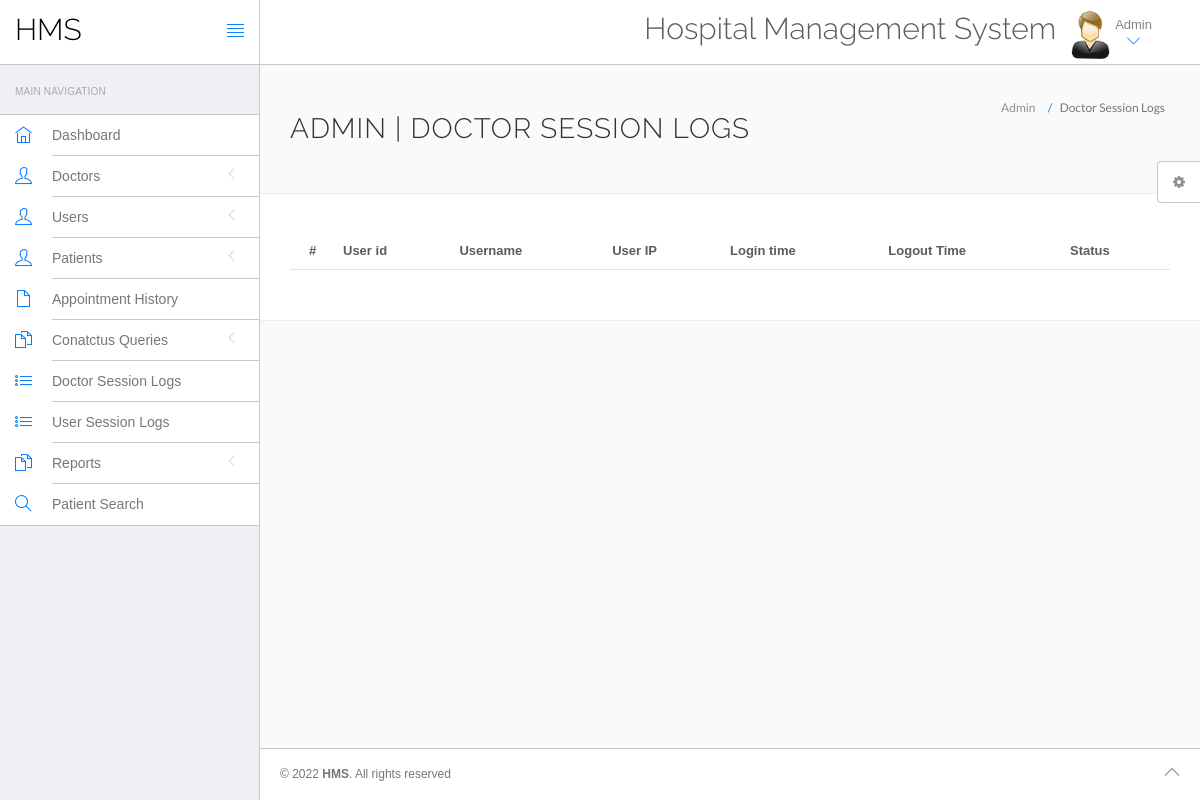
The page /hospital/hms/admin/doctor-logs.php (signed in) on the database as committed earlier.
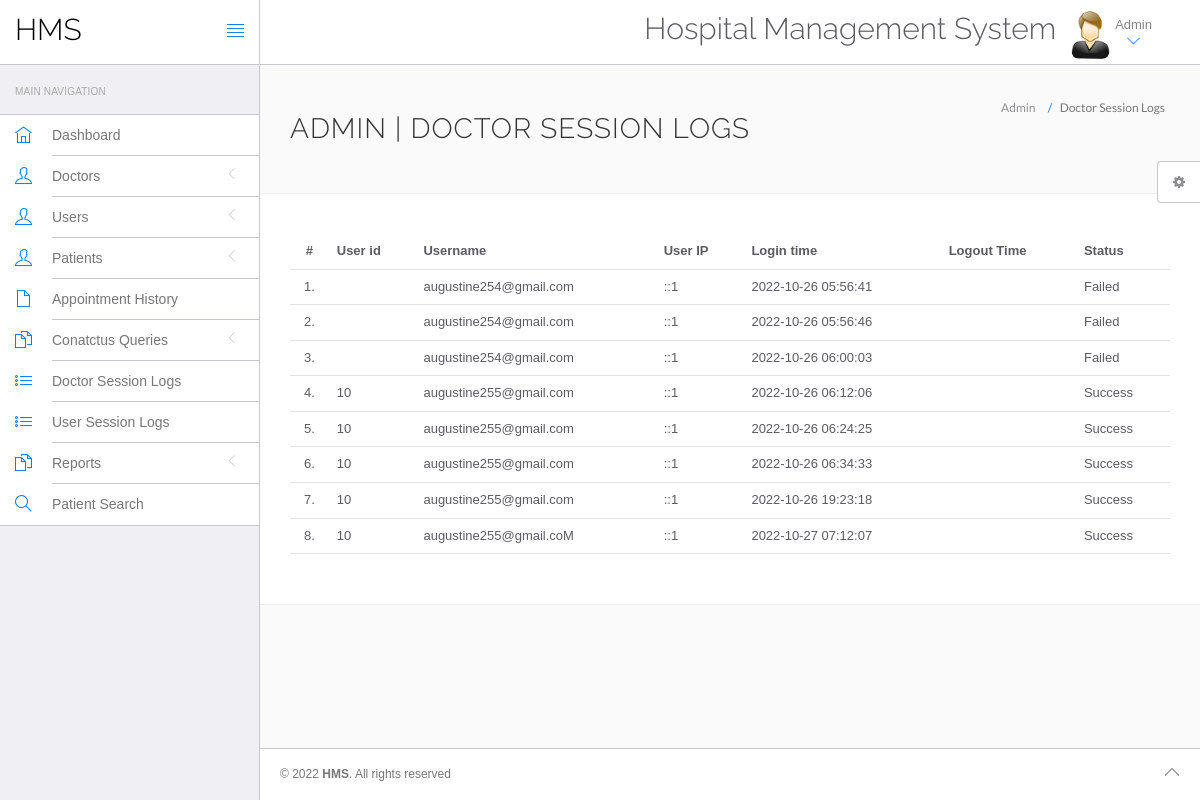
The same page on the database as committed later.
### tables this page shows
CREATE TABLE `doctorslog` (
  `id` int(11) NOT NULL,
  `uid` int(11) DEFAULT NULL,
  `username` varchar(255) DEFAULT NULL,
  `userip` binary(16) DEFAULT NULL,
  `loginTime` timestamp NULL DEFAULT current_timestamp(),
  `logout` varchar(255) DEFAULT NULL,
  `status` int(11) DEFAULT NULL
);

### hospital/hms/admin/doctor-logs.php (the view, shortened to what this page needs)
<?php
include('include/config.php');
?>
<!DOCTYPE html>
<html lang="en">
	<head>
		<link rel="stylesheet" href="vendor/bootstrap/css/bootstrap.min.css">
		<link rel="stylesheet" href="vendor/fontawesome/css/font-awesome.min.css">
		<link rel="stylesheet" href="vendor/themify-icons/themify-icons.min.css">
		<link href="vendor/animate.css/animate.min.css" rel="stylesheet" media="screen">
		<link href="vendor/perfect-scrollbar/perfect-scrollbar.min.css" rel="stylesheet" media="screen">
		<link href="vendor/switchery/switchery.min.css" rel="stylesheet" media="screen">
		<link href="vendor/bootstrap-touchspin/jquery.bootstrap-touchspin.min.css" rel="stylesheet" media="screen">
		<link href="vendor/select2/select2.min.css" rel="stylesheet" media="screen">
		<link href="vendor/bootstrap-datepicker/bootstrap-datepicker3.standalone.min.css" rel="stylesheet" media="screen">
		<link href="vendor/bootstrap-timepicker/bootstrap-timepicker.min.css" rel="stylesheet" media="screen">
		<link rel="stylesheet" href="assets/css/styles.css">
		<link rel="stylesheet" href="assets/css/plugins.css">
		<link rel="stylesheet" href="assets/css/themes/theme-1.css" id="skin_color" />
	</head>
	<body>
		<div id="app">
<?php include('include/sidebar.php');?>
			<div class="app-content">
					<?php include('include/header.php');?>
				<div class="main-content" >
					<div class="wrap-content container" id="container">
						<section id="page-title">
							<div class="row">
								<div class="col-sm-8">
									<h1 class="mainTitle">Admin  | Doctor Session Logs</h1>
																	</div>
								<ol class="breadcrumb">
									<li>
										<span>Admin </span>
									</li>
									<li class="active">
										<span>Doctor Session Logs</span>
									</li>
								</ol>
							</div>
						</section>
						<div class="container-fluid container-fullw bg-white">
									<div class="row">
								<div class="col-md-12">
									<table class="table table-hover" id="sample-table-1">
										<thead>
											<tr>
												<th class="center">#</th>
												<th class="hidden-xs">User id</th>
												<th>Username</th>
												<th>User IP</th>
												<th>Login time</th>
												<th>Logout Time </th>
												<th> Status </th>
											</tr>
										</thead>
										<tbody>
<?php
$sql=mysqli_query($con,"select * from doctorslog ");
$cnt=1;
while($row=mysqli_fetch_array($sql))
{
?>
											<tr>
												<td class="center"><?php echo $cnt;?>.</td>
												<td class="hidden-xs"><?php echo $row['uid'];?></td>
												<td class="hidden-xs"><?php echo $row['username'];?></td>
												<td><?php echo $row['userip'];?></td>
												<td><?php echo $row['loginTime'];?></td>
												<td><?php echo $row['logout'];?>
												</td>
												<td>
<?php if($row['status']==1)
{
	echo "Success";
}
else
{
	echo "Failed";
}?>
</td>
											</tr>
											<?php
$cnt=$cnt+1;
											 }?>
										</tbody>
									</table>
								</div>
							</div>
								</div>
					</div>
				</div>
			</div>
	<?php include('include/footer.php');?>
	<?php include('include/setting.php');?>
		</div>
	</body>
</html>

### hospital/hms/admin/include/sidebar.php (shortened to what this page needs)
<div class="sidebar app-aside" id="sidebar">
				<div class="sidebar-container perfect-scrollbar">
<nav>
						<div class="navbar-title">
							<span>Main Navigation</span>
						</div>
						<ul class="main-navigation-menu">
							<li>
								<a href="dashboard.php">
									<div class="item-content">
										<div class="item-media">
											<i class="ti-home"></i>
										</div>
										<div class="item-inner">
											<span class="title"> Dashboard </span>
										</div>
									</div>
								</a>
							</li>
							<li>
								<a href="javascript:void(0)">
									<div class="item-content">
										<div class="item-media">
											<i class="ti-user"></i>
										</div>
										<div class="item-inner">
											<span class="title"> Doctors </span><i class="icon-arrow"></i>
										</div>
									</div>
								</a>
								</li>
				<li>
								<a href="javascript:void(0)">
									<div class="item-content">
										<div class="item-media">
											<i class="ti-user"></i>
										</div>
										<div class="item-inner">
											<span class="title"> Users </span><i class="icon-arrow"></i>
										</div>
									</div>
								</a>
								</li>
								<li>
								<a href="javascript:void(0)">
									<div class="item-content">
										<div class="item-media">
											<i class="ti-user"></i>
										</div>
										<div class="item-inner">
											<span class="title"> Patients </span><i class="icon-arrow"></i>
										</div>
									</div>
								</a>
								</li>
<li>
								<a href="appointment-history.php">
									<div class="item-content">
										<div class="item-media">
											<i class="ti-file"></i>
										</div>
										<div class="item-inner">
											<span class="title"> Appointment History </span>
										</div>
									</div>
								</a>
							</li>
				<li>
								<a href="javascript:void(0)">
									<div class="item-content">
										<div class="item-media">
											<i class="ti-files"></i>
										</div>
										<div class="item-inner">
											<span class="title"> Conatctus Queries </span><i class="icon-arrow"></i>
										</div>
									</div>
								</a>
								</li>
	<li>
								<a href="doctor-logs.php">
									<div class="item-content">
										<div class="item-media">
											<i class="ti-list"></i>
										</div>
										<div class="item-inner">
											<span class="title"> Doctor Session Logs </span>
										</div>
									</div>
								</a>
							</li>
							<li>
								<a href="user-logs.php">
									<div class="item-content">
										<div class="item-media">
											<i class="ti-list"></i>
										</div>
										<div class="item-inner">
											<span class="title"> User Session Logs </span>
										</div>
									</div>
								</a>
							</li>
				<li>
								<a href="javascript:void(0)">
									<div class="item-content">
										<div class="item-media">
											<i class="ti-files"></i>
										</div>
										<div class="item-inner">
											<span class="title"> Reports </span><i class="icon-arrow"></i>
										</div>
									</div>
								</a>
								<li>
								<a href="patient-search.php">
									<div class="item-content">
										<div class="item-media">
											<i class="ti-search"></i>
										</div>
										<div class="item-inner">
											<span class="title"> Patient Search </span>
										</div>
									</div>
								</a>
							</li>
								</li>
						</ul>
					</nav>
					</div>
			</div>

### hospital/hms/admin/include/header.php (shortened to what this page needs)
<header class="navbar navbar-default navbar-static-top">
					<div class="navbar-header">
						<a class="navbar-brand" href="#">
							<h2 style="padding-top:20%; color:#000 ">HMS</h2>
						</a>
						<a href="#" class="sidebar-toggler pull-right visible-md visible-lg" data-toggle-class="app-sidebar-closed" data-toggle-target="#app">
							<i class="ti-align-justify"></i>
						</a>
					</div>
					<div class="navbar-collapse collapse">
						<ul class="nav navbar-right">
								<li  style="padding-top:2% ">
								<h2>Hospital Management System</h2>
							</li>
							<li class="dropdown current-user">
								<a href class="dropdown-toggle" data-toggle="dropdown">
									<img src="assets/images/images.jpg" > <span class="username">
			Admin
									<i class="ti-angle-down"></i></i></span>
								</a>
							</li>
						</ul>
					</div>
				</header>

### hospital/hms/admin/include/footer.php
<footer>
				<div class="footer-inner">
					<div class="pull-left">
						&copy; <span class="current-year"></span><span class="text-bold text-uppercase"> HMS</span>. <span>All rights reserved</span>
					</div>
					<div class="pull-right">
						<span class="go-top"><i class="ti-angle-up"></i></span>
					</div>
				</div>
			</footer>

### hospital/hms/admin/include/setting.php (shortened to what this page needs)
<div class="settings panel panel-default hidden-xs hidden-sm" id="settings">
				<button ct-toggle="toggle" data-toggle-class="active" data-toggle-target="#settings" class="btn btn-default">
					<i class="fa fa-spin fa-gear"></i>
				</button>
			</div>

### hospital/hms/admin/assets/css/plugins.css (style rules this page uses)
.perfect-scrollbar { overflow-y: hidden !important; }

### hospital/hms/admin/assets/css/themes/theme-1.css (style rules this page uses)
body { background: #FAFAFA; }
header .navbar-header { background: #ffffff !important; border-right-color: #c8c7cc !important; border-bottom-color: #c8c7cc !important; }
header .navbar-header .sidebar-toggler, header .navbar-header .sidebar-mobile-toggler { color: #007aff !important; }
header .navbar-header .navbar-brand { color: #777 !important; }
header .navbar-collapse { background: #ffffff !important; border-bottom-color: #c8c7cc !important; box-shadow: none !important; }
header .navbar-collapse .navbar-right > li > a { color: #777; }
header .navbar-collapse .navbar-right > li > a i { color: #007aff !important; }
#sidebar { background: #EFEFF4 !important; }
#sidebar:before { border-right-width: "1px" !important; border-right-style: solid; border-right-color: #c8c7cc !important; }
#sidebar nav { border-right-width: "1px" !important; border-right-style: solid; border-right-color: #c8c7cc !important; }
#sidebar nav .navbar-title { color: #aaaaaa; }
#sidebar nav > ul { background: #ffffff !important; border-bottom-color: #c8c7cc !important; border-top-color: #c8c7cc !important; }
#sidebar nav > ul > li > a .item-media > i { color: #007aff !important; }
#sidebar nav > ul > li > a .item-inner { color: #777 !important; border-bottom-color: #c8c7cc; }
#app > footer { background: #ffffff !important; border-top-color: #c8c7cc !important; color: #777; }

Rows that differ between the two databases and show on the page:
added doctorslog: username "augustine254@gmail.com", userip "::1", loginTime "2022-10-26 05:56:41", status "Failed"
added doctorslog: username "augustine254@gmail.com", userip "::1", loginTime "2022-10-26 05:56:46", status "Failed"
added doctorslog: username "augustine254@gmail.com", userip "::1", loginTime "2022-10-26 06:00:03", status "Failed"
added doctorslog: uid "10", username "augustine255@gmail.com", userip "::1", loginTime "2022-10-26 06:12:06", status "Success"
added doctorslog: uid "10", username "augustine255@gmail.com", userip "::1", loginTime "2022-10-26 06:24:25", status "Success"
added doctorslog: uid "10", username "augustine255@gmail.com", userip "::1", loginTime "2022-10-26 06:34:33", status "Success"
added doctorslog: uid "10", username "augustine255@gmail.com", userip "::1", loginTime "2022-10-26 19:23:18", status "Success"
added doctorslog: uid "10", username "augustine255@gmail.coM", userip "::1", loginTime "2022-10-27 07:12:07", status "Success"
